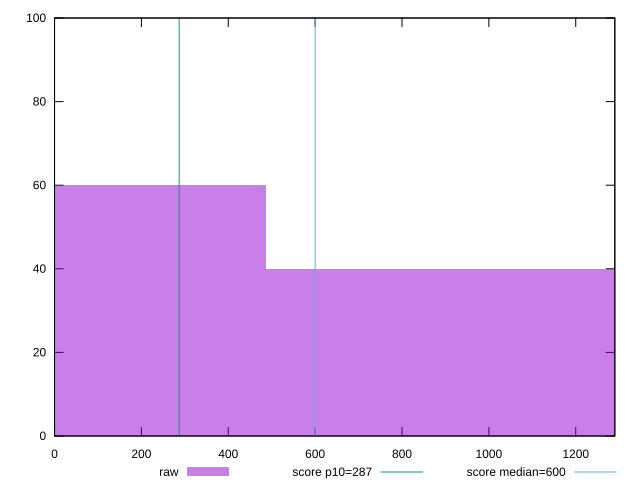

This figure's gnuplot source:
reset

$raw <<EOF
973.7314309685465 40
0 60
EOF

set key outside below
set boxwidth 973.7314309685465
set xrange [0:1290]
set yrange [0:100]
set trange [0:100]
set style fill transparent solid 0.5 noborder

set parametric
set terminal svg size 640, 490 enhanced background rgb 'white'
set output "reports/report_00028_2021-02-24T12-49-42.674Z/total-blocking-time/samples/agenda/raw/histogram.svg"

plot $raw title "raw" with boxes, \
     287,t title "score p10=287", \
     600,t title "score median=600"

reset
